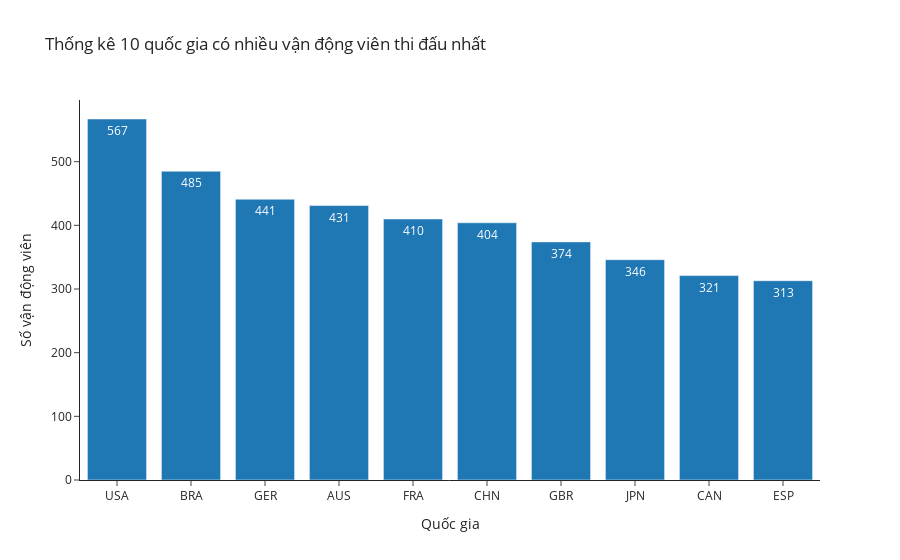

The code cell stored with this chart in its notebook:
### Markdown cell above
### Hiệu chỉnh biểu đồ Bar bằng cách dùng plotly graph object

### Code cell
fig = go.Figure()

fig.add_trace(go.Bar(x=df_top10['nationality'], y=df_top10['size'],
                            text=df_top10['size']))

fig.update_layout({'title': 'Thống kê 10 quốc gia có nhiều vận động viên thi đấu nhất',
                 'xaxis_title': 'Quốc gia',
                 'yaxis_title': 'Số vận động viên',
                 'template':'simple_white'})

fig.show()

### Figure 1 — Plotly figure (JSON) as saved in the notebook; plotly's stock layout.template omitted (floating-point values rounded to 4 significant figures)
{"data": [{"text": [567, 485, 441, 431, 410, 404, 374, 346, 321, 313], "type": "bar", "x": ["USA", "BRA", "GER", "AUS", "FRA", "CHN", "GBR", "JPN", "CAN", "ESP"], "y": [567, 485, 441, 431, 410, 404, 374, 346, 321, 313]}], "layout": {"title": {"text": "Thống kê 10 quốc gia có nhiều vận động viên thi đấu nhất"}, "xaxis": {"title": {"text": "Quốc gia"}}, "yaxis": {"title": {"text": "Số vận động viên"}}}}
